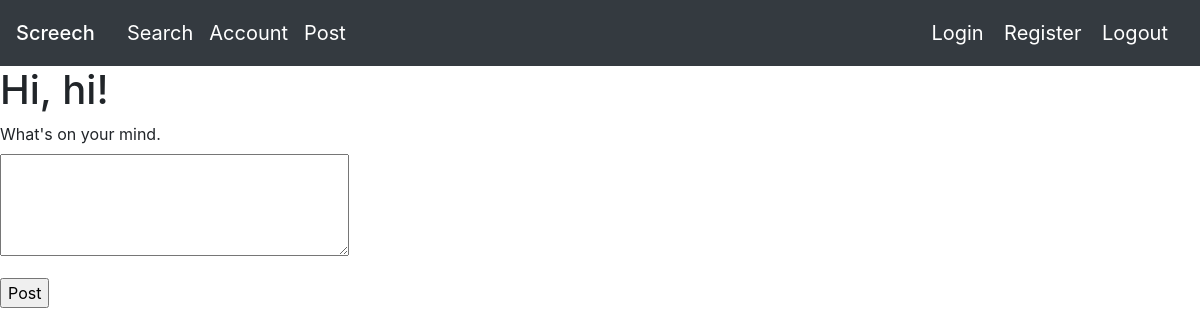
The app's page /post (signed in), older data.
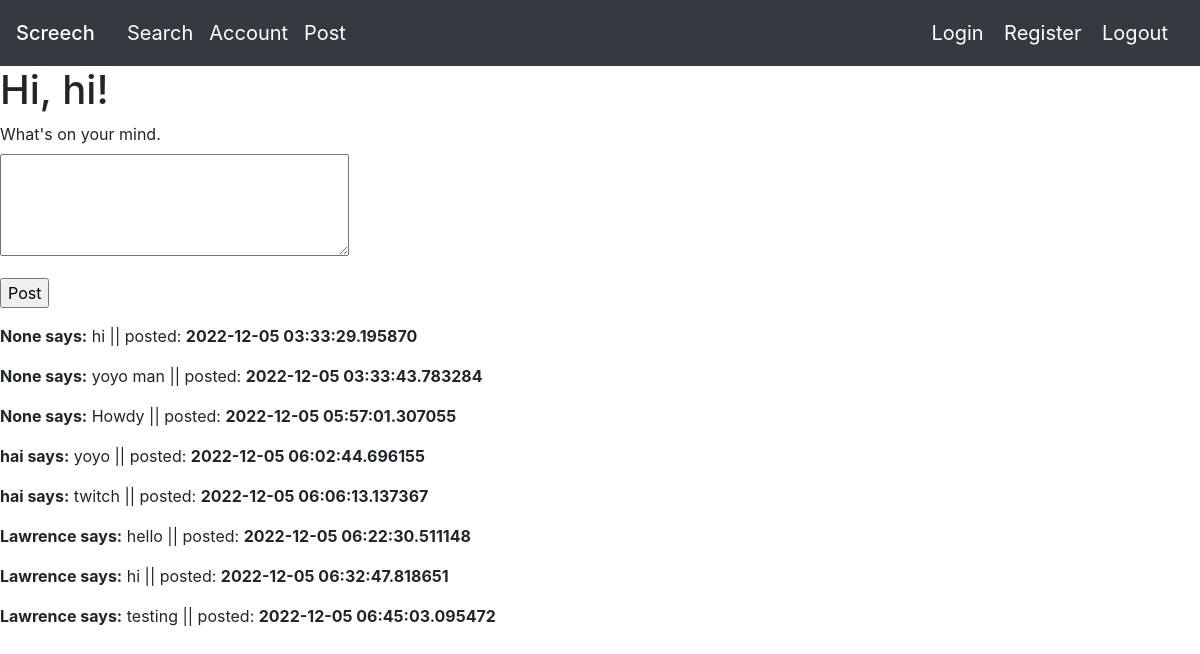
The same page, newer data.
### app/models.py (models this page shows, shortened)
class User(db.Model, UserMixin):
    id = db.Column(db.Integer, primary_key = True)
    username = db.Column(db.String(15))
    name = db.Column(db.String(15))
    password = db.Column(db.String(200))
    email = db.Column(db.String(32), unique = True)
    followed = db.relationship(
        'User', secondary=followers,
        primaryjoin=(followers.c.follower_id == id),
        secondaryjoin=(followers.c.followed_id == id),
        backref=db.backref('followers', lazy='dynamic'), lazy='dynamic')

class Post(db.Model):
    id = db.Column(db.Integer, primary_key=True)
    body = db.Column(db.String(140))
    timestamp = db.Column(db.DateTime, index=True, default=datetime.utcnow)
    user_id = db.Column(db.Integer, db.ForeignKey('user.id'))

### app/routes.py (the view)
@myapp_obj.route('/post', methods=['GET','POST'])
@login_required
def index():
    form = PostForm()
    post = Post.query.all()
    user = current_user
    time = datetime.now()
    date_time = time.strftime("%H:%M:%S, %m/%d/%Y")
    if form.validate_on_submit():
        post = Post(body=form.post.data, user_id=current_user.name)
        db.session.add(post)
        db.session.commit()
        flash('Your latest message has been posted!')
        return redirect(url_for('index'))
    posts = [
        {
            'author': {'username': 'John'},
            'body': 'Beautiful day in Portland!'
        },
        {
            'author': {'username': 'Susan'},
            'body': 'The Avengers movie was so cool!'
        }
    ]    #fake generated posts (delete later)
    return render_template("post.html", title='Home Page', form=form, post=post, posts=posts, user=user, date_time=date_time ) #renders posting page generated by given html

### app/forms.py
class PostForm(FlaskForm):
    post = TextAreaField("What's on your mind. ", validators=[DataRequired(), Length(min=1, max=100)])
    submit = SubmitField('Post')

### app/models.py (called while the page is built)
@login.user_loader
def load_user(id):
    return User.query.get(int(id))

### app/templates/post.html (shortened to what this page needs)
{% extends "base.html" %}
{% block mycontent %}
    <h1>Hi, {{ current_user.username }}!</h1>
    <form action="" method="post">
        <p>
            {{ form.post.label }}<br>
            {{ form.post(cols=32, rows=4) }}<br>
        </p>
        <p>{{ form.submit() }}</p>
    </form>
    {% for user in post %}
    <p>
    <b>{{ user.user_id }} says:</b> {{ user.body }} || posted: <b> {{ user.timestamp }}</b>
    </p>
    {% endfor %}
{% endblock %}

### app/templates/base.html (shortened to what this page needs)
<!DOCTYPE HTML>
<html lang="en">
     <head>
    <link rel="stylesheet" href="https://cdn.jsdelivr.net/npm/bootstrap@4.3.1/dist/css/bootstrap.min.css">
     </head>
     <body>
      <nav class="navbar navbar-dark bg-dark">
        <form class="form-inline">
          <span class="navbar-brand mb-0 h1"><a class="navbar-brand" href="/">
          Screech</span></a>
          <a class="navbar-brand" href="/search">Search</a>
          <a class="navbar-brand" href="/account">Account</a>
          <a class="navbar-brand" href="/post">Post</a>
        </form>
        <div>
          <a class="navbar-brand" href="/login"> Login</a>
          <a class="navbar-brand" href="/register">Register</a>
          <a class="navbar-brand" href="/logout">Logout</a>
        </div>
      </nav>
         {% block mycontent %}{% endblock %}
     </body>
</html>

Row changes from the older to the newer data that the page shows:
added Post: user_id "None", body "hi", timestamp "2022-12-05 03:33:29.195870"
added Post: user_id "None", body "yoyo man", timestamp "2022-12-05 03:33:43.783284"
added Post: user_id "None", body "Howdy", timestamp "2022-12-05 05:57:01.307055"
added Post: user_id "hai", body "yoyo", timestamp "2022-12-05 06:02:44.696155"
added Post: user_id "hai", body "twitch", timestamp "2022-12-05 06:06:13.137367"
added Post: user_id "Lawrence", body "hello", timestamp "2022-12-05 06:22:30.511148"
added Post: user_id "Lawrence", body "hi", timestamp "2022-12-05 06:32:47.818651"
added Post: user_id "Lawrence", body "testing", timestamp "2022-12-05 06:45:03.095472"
